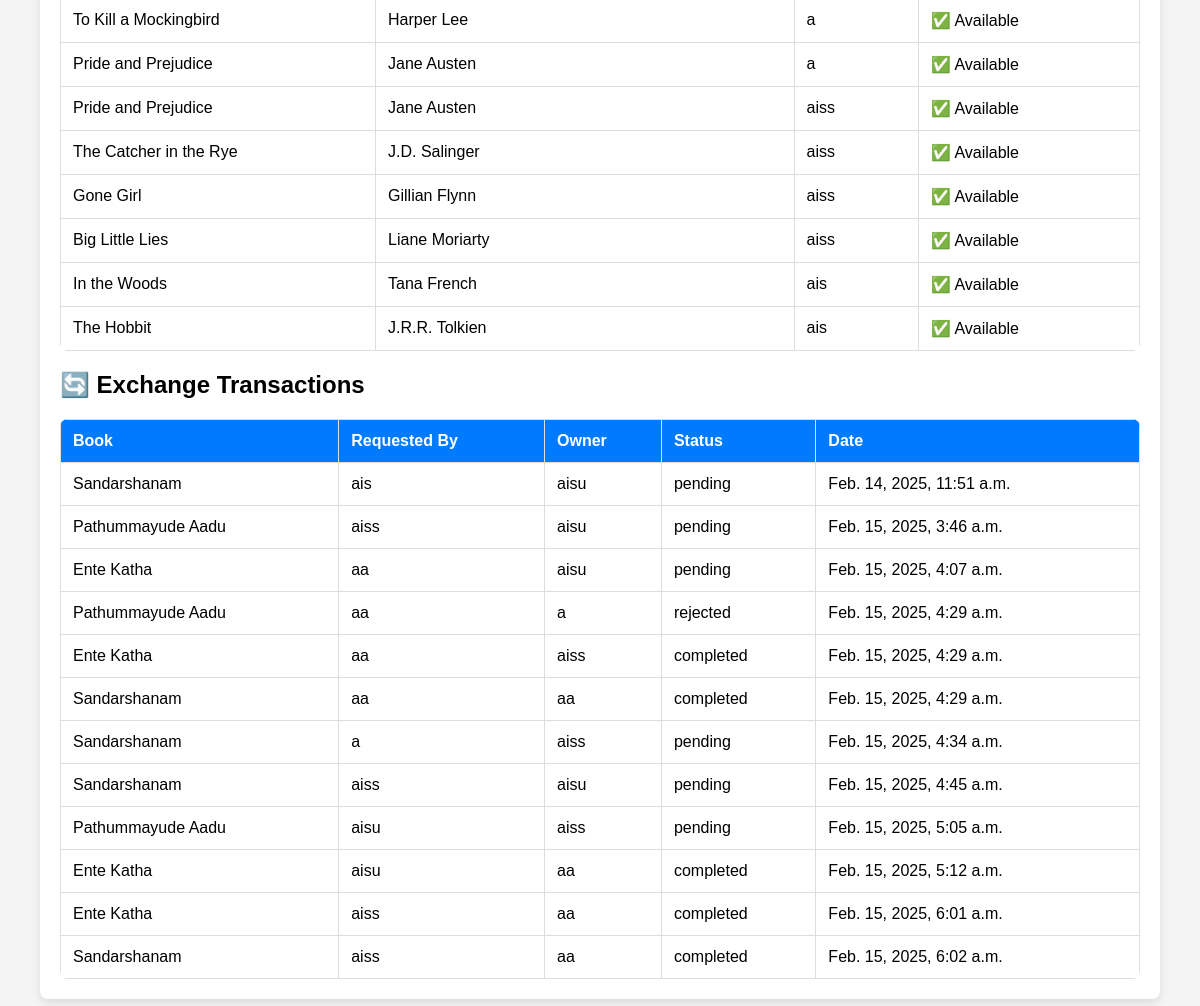
Before: /admin-dashboard/ (signed in, lower part) with the older database file.
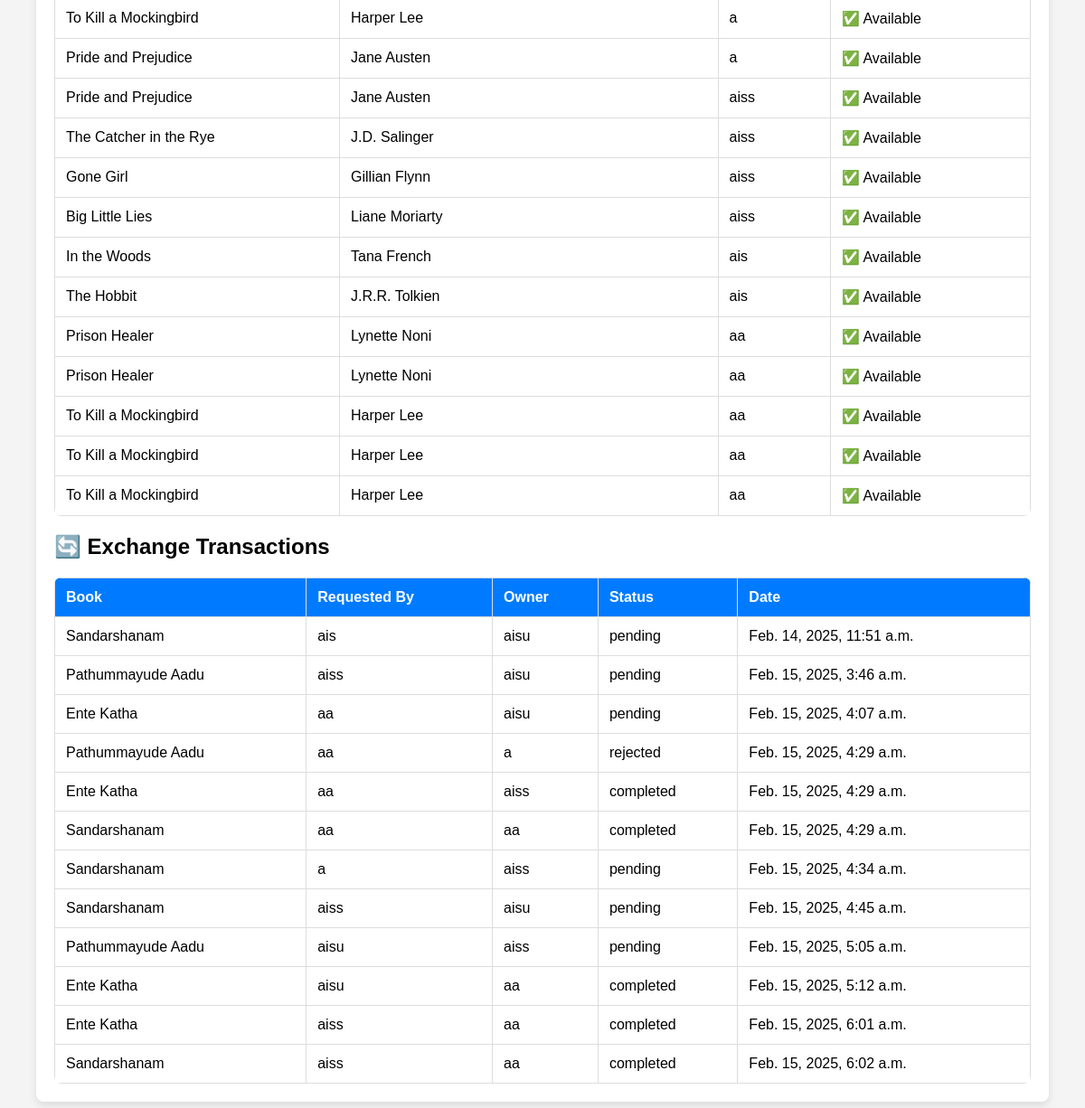
After: the same page with the newer database file.
### app/models.py (models this page shows, shortened)
class Book(models.Model):
    title = models.CharField(max_length=200)
    author = models.CharField(max_length=200)
    description = models.TextField()
    owner = models.ForeignKey(User, on_delete=models.CASCADE, related_name='books')
    available = models.BooleanField(default=True)
    image = models.ImageField(upload_to='book_images/', blank=True, null=True)  # New field

class ExchangeRequest(models.Model):
    book = models.ForeignKey(Book, on_delete=models.CASCADE)
    requester = models.ForeignKey(User, on_delete=models.CASCADE, related_name='requests')
    receiver = models.ForeignKey(User, on_delete=models.CASCADE, related_name='received_requests')
    status = models.CharField(max_length=20, choices=[('pending', 'Pending'), ('approved', 'Approved'), ('rejected', 'Rejected'), ('completed', 'Completed')], default='pending')
    created_at = models.DateTimeField(auto_now_add=True)

### app/views.py (the view)
# urls.py: path('admin-dashboard/', views.admin_dashboard, name='admin_dashboard'),
@login_required
def admin_dashboard(request):
    if not Seller.objects.filter(user=request.user).exists():
        return redirect('buyerhome')  # Redirect unauthorized users
    books = Book.objects.all()
    exchange_requests = ExchangeRequest.objects.all()
    return render(request, 'admin/admin_dashboard.html', {
        'books': books,
        'exchange_requests': exchange_requests
    })

### templates/admin/admin_dashboard.html (shortened to what this page needs)
<!DOCTYPE html>
<html lang="en">
<head>
</head>
<body>
<div class="container">
    <table>
        {% for book in books %}
        <tr>
            <td>{{ book.title }}</td>
            <td>{{ book.author }}</td>
            <td>{{ book.owner.username }}</td>
            <td>{% if book.available %} ✅ Available {% else %} ❌ Unavailable {% endif %}</td>
        </tr>
        {% endfor %}
    </table>
    <h2>🔄 Exchange Transactions</h2>
    <table>
        <tr>
            <th>Book</th>
            <th>Requested By</th>
            <th>Owner</th>
            <th>Status</th>
            <th>Date</th>
        </tr>
        {% for exchange in exchange_requests %}
        <tr>
            <td>{{ exchange.book.title }}</td>
            <td>{{ exchange.requester.username }}</td>
            <td>{{ exchange.receiver.username }}</td>
            <td>{{ exchange.status }}</td>
            <td>{{ exchange.created_at }}</td>
        </tr>
        {% endfor %}
    </table>
</div>
</body>
</html>

Changed rows visible on the page:
added Book: title "Prison Healer", author "Lynette Noni", owner.username "aa", available "✅ Available"
added Book: title "Prison Healer", author "Lynette Noni", owner.username "aa", available "✅ Available"
added Book: title "To Kill a Mockingbird", author "Harper Lee", owner.username "aa", available "✅ Available"
added Book: title "To Kill a Mockingbird", author "Harper Lee", owner.username "aa", available "✅ Available"
added Book: title "To Kill a Mockingbird", author "Harper Lee", owner.username "aa", available "✅ Available"
